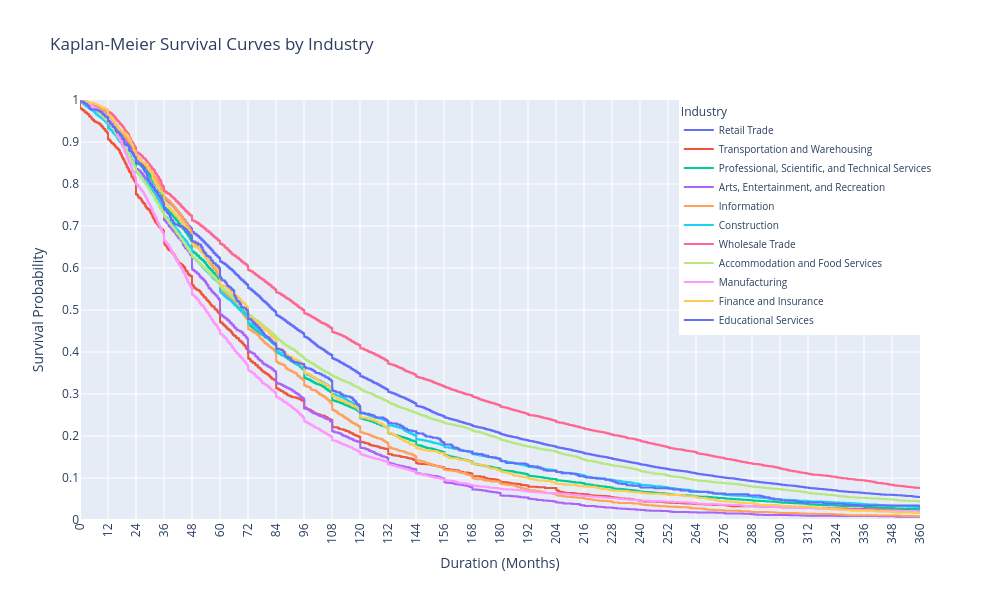

Write notebook code for a chart like this one.
### Code cell
plot_kaplan_meier_by_industries(df, industry_list, 360)

### Figure 1 — Plotly figure (JSON) as saved in the notebook; plotly's stock layout.template omitted (floating-point values rounded to 4 significant figures; data arrays with more than 128 entries replaced by an {"elided": "..."} marker saying what was removed)
{"data": [{"line": {"shape": "hv"}, "mode": "lines", "name": "Retail Trade", "type": "scatter", "x": {"elided": "3387 float values"}, "y": {"elided": "3387 float values"}}, {"line": {"shape": "hv"}, "mode": "lines", "name": "Transportation and Warehousing", "type": "scatter", "x": {"elided": "860 float values"}, "y": {"elided": "860 float values"}}, {"line": {"shape": "hv"}, "mode": "lines", "name": "Professional, Scientific, and Technical Services", "type": "scatter", "x": {"elided": "2227 float values"}, "y": {"elided": "2227 float values"}}, {"line": {"shape": "hv"}, "mode": "lines", "name": "Arts, Entertainment, and Recreation", "type": "scatter", "x": {"elided": "1076 float values"}, "y": {"elided": "1076 float values"}}, {"line": {"shape": "hv"}, "mode": "lines", "name": "Information", "type": "scatter", "x": {"elided": "1259 float values"}, "y": {"elided": "1259 float values"}}, {"line": {"shape": "hv"}, "mode": "lines", "name": "Construction", "type": "scatter", "x": {"elided": "1940 float values"}, "y": {"elided": "1940 float values"}}, {"line": {"shape": "hv"}, "mode": "lines", "name": "Wholesale Trade", "type": "scatter", "x": {"elided": "2825 float values"}, "y": {"elided": "2825 float values"}}, {"line": {"shape": "hv"}, "mode": "lines", "name": "Accommodation and Food Services", "type": "scatter", "x": {"elided": "2138 float values"}, "y": {"elided": "2138 float values"}}, {"line": {"shape": "hv"}, "mode": "lines", "name": "Manufacturing", "type": "scatter", "x": {"elided": "1603 float values"}, "y": {"elided": "1603 float values"}}, {"line": {"shape": "hv"}, "mode": "lines", "name": "Finance and Insurance", "type": "scatter", "x": {"elided": "771 float values"}, "y": {"elided": "771 float values"}}, {"line": {"shape": "hv"}, "mode": "lines", "name": "Educational Services", "type": "scatter", "x": {"elided": "505 float values"}, "y": {"elided": "505 float values"}}], "layout": {"height": 600, "legend": {"font": {"size": 10}, "title": {"text": "Industry"}, "xanchor": "right", "yanchor": "top"}, "title": {"text": "Kaplan-Meier Survival Curves by Industry"}, "width": 1000, "xaxis": {"range": [0, 360], "tickangle": -90, "tickmode": "array", "tickvals": [0, 12, 24, 36, 48, 60, 72, 84, 96, 108, 120, 132, 144, 156, 168, 180, 192, 204, 216, 228, 240, 252, 264, 276, 288, 300, 312, 324, 336, 348, 360], "title": {"text": "Duration (Months)"}}, "yaxis": {"dtick": 0.1, "range": [0, 1], "tickmode": "linear", "title": {"text": "Survival Probability"}}}}
